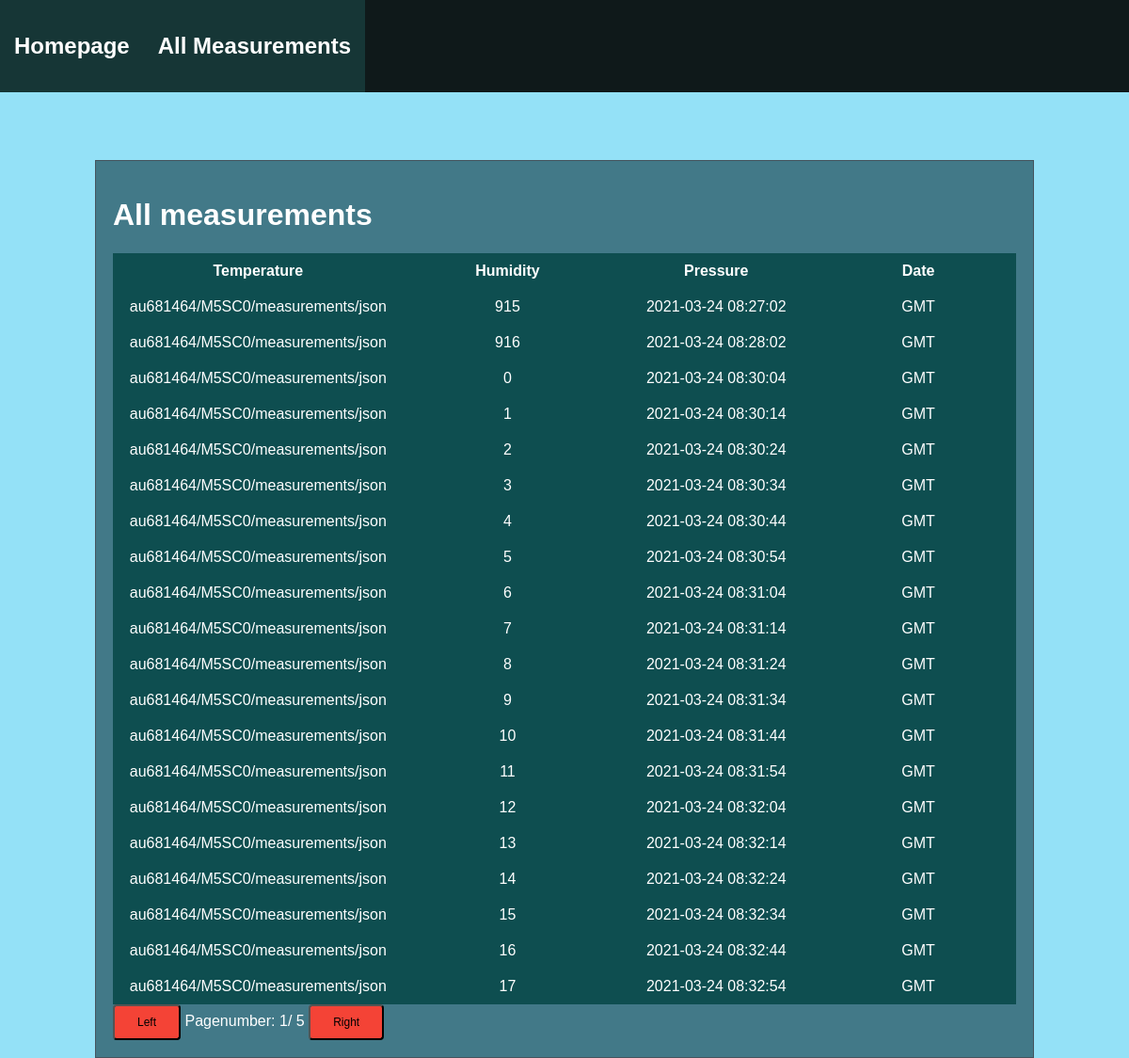
The app's page /measurements, older data.
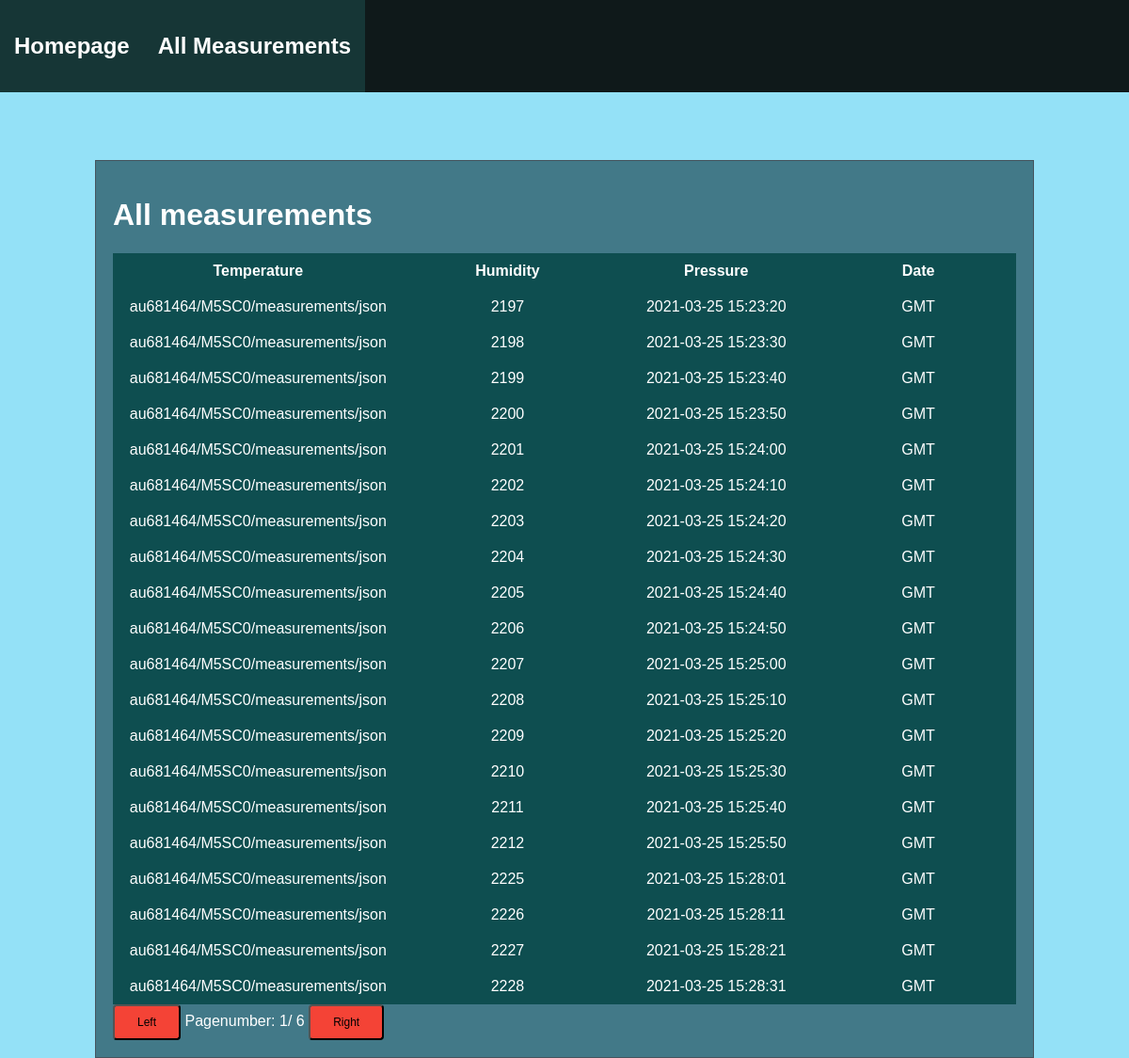
The same page, newer data.
### tables this page shows
CREATE TABLE measurements
(topic TEXT NOT NULL,
 id INTEGER NOT NULL,
 date TIMESTAMP NOT NULL);

### app.py (the view)
@app.route("/measurements")
def measurements():
    return render_template("/html/measurements.html", config=__CONFIG, data=db.get_measurements())

### measurements_db.py (called while the page is built)
def get_measurements():
    with sqlite3.connect(
        __MEASUREMENTS_DB, detect_types=sqlite3.PARSE_DECLTYPES | sqlite3.PARSE_COLNAMES
        ) as conn:
        cur = conn.cursor()
        cur.execute("SELECT * FROM measurements ORDER BY date ASC")
        return cur.fetchall()

### templates/html/measurements.html (shortened to what this page needs)
<!DOCTYPE html>
    {% extends "/html/layout.html" %}
    {% set active_page = "measurements" %}
    {% block content %}
        <h1>All measurements</h1>
            <table>
                    <tr>
                        <th>Temperature</th>
                        <th>Humidity</th>
                        <th>Pressure</th>
                        <th>Date</th>
                    </tr>
                <tbody id="messages">
                {% for n in data[0:20] %}
                    <tr>
                        <td> {{n[0]}} </td>
                        <td> {{n[1]}} </td>
                        <td> {{n[2]}} </td>
                        <td> {{n[3]}} GMT </td>
                    </tr>
                {% endfor %}
                </tbody>
            </table>
            <button id="left"> Left </button>
            <div id="pagenum">Pagenumber: 1/ {{((data|length)/20)|round()|int }}</div>
            <button id="right"> Right </button>
{% endblock content %}

### templates/html/layout.html (shortened to what this page needs)
<!DOCTYPE html>
<html>
    <head>
    <link rel="stylesheet" href="{{config['prefix']}}/static/style/main.css">
    </head>
    <body>
        <nav>
            {% set menu_bar = [
                ('./home', 'home', 'Homepage'),
                ('./measurements', 'measurements', 'All Measurements'),
            ] -%}
            {% set active_page = active_page|default('home') -%}
            <ul>
                {% for href, id, caption in menu_bar %}
                <li><a {% if id == active_page %} class="active" {% endif %} href="{{ href|e }}"><h2>{{ caption|e }}</h2></a></li>
                {% endfor %}
            </ul>
        </nav>
        <main>
            {% block content %}{% endblock %}
        </main>
    </body>
</html>

### static/style/main.css (style rules this page uses)
body { margin: 0; background-color: #92e1f7f8; height:100vh; width: 100%; display: flex; font-family: sans-serif; margin-top: 100px; align-items: center; }
nav ul { background-color: rgb(15, 25, 26); list-style-type: none; margin: 0; padding: 0; top: 0; left: 0; overflow: hidden; position: fixed; width: 100%; }
nav ul li { float: left; }
nav ul li a { display: block; color: white; text-decoration: none; text-align: center; padding: 15px 15px; }
nav ul .active { background-color: rgb(22, 54, 54); }
main { display: inline-block; color: white; width: 80%; height:fit-content; margin: auto; margin-top: 70px; background-color: #407785f8; padding: 18px; border: 1px solid rgb(69, 84, 94); }
table { border-collapse: collapse; }
td, th { padding: 0.5rem; width: 300px; background-color:none; padding: 10px; margin: 10px 10px; background-color: rgb(14, 78, 80); color: white; text-align: center; }
div[id="pagenum"] { display: inline-block; }
button { display:inline-block; background-color: #f44336; border-radius: 4px; padding: 10px 24px; font-size: 12px; }

Row changes from the older to the newer data that the page shows:
changed measurements (number 1 of 20 on the later page): id "915" → "2197"; date "2021-03-24 08:27:02" → "2021-03-25 15:23:20"
changed measurements (number 2 of 20 on the later page): id "916" → "2198"; date "2021-03-24 08:28:02" → "2021-03-25 15:23:30"
changed measurements (number 3 of 20 on the later page): id "0" → "2199"; date "2021-03-24 08:30:04" → "2021-03-25 15:23:40"
changed measurements (number 4 of 20 on the later page): id "1" → "2200"; date "2021-03-24 08:30:14" → "2021-03-25 15:23:50"
changed measurements (number 5 of 20 on the later page): id "2" → "2201"; date "2021-03-24 08:30:24" → "2021-03-25 15:24:00"
changed measurements (number 6 of 20 on the later page): id "3" → "2202"; date "2021-03-24 08:30:34" → "2021-03-25 15:24:10"
changed measurements (number 7 of 20 on the later page): id "4" → "2203"; date "2021-03-24 08:30:44" → "2021-03-25 15:24:20"
changed measurements (number 8 of 20 on the later page): id "5" → "2204"; date "2021-03-24 08:30:54" → "2021-03-25 15:24:30"
changed measurements (number 9 of 20 on the later page): id "6" → "2205"; date "2021-03-24 08:31:04" → "2021-03-25 15:24:40"
changed measurements (number 10 of 20 on the later page): id "7" → "2206"; date "2021-03-24 08:31:14" → "2021-03-25 15:24:50"
changed measurements (number 11 of 20 on the later page): id "8" → "2207"; date "2021-03-24 08:31:24" → "2021-03-25 15:25:00"
changed measurements (number 12 of 20 on the later page): id "9" → "2208"; date "2021-03-24 08:31:34" → "2021-03-25 15:25:10"
changed measurements (number 13 of 20 on the later page): id "10" → "2209"; date "2021-03-24 08:31:44" → "2021-03-25 15:25:20"
changed measurements (number 14 of 20 on the later page): id "11" → "2210"; date "2021-03-24 08:31:54" → "2021-03-25 15:25:30"
changed measurements (number 15 of 20 on the later page): id "12" → "2211"; date "2021-03-24 08:32:04" → "2021-03-25 15:25:40"
changed measurements (number 16 of 20 on the later page): id "13" → "2212"; date "2021-03-24 08:32:14" → "2021-03-25 15:25:50"
changed measurements (number 17 of 20 on the later page): id "14" → "2225"; date "2021-03-24 08:32:24" → "2021-03-25 15:28:01"
changed measurements (number 18 of 20 on the later page): id "15" → "2226"; date "2021-03-24 08:32:34" → "2021-03-25 15:28:11"
changed measurements (number 19 of 20 on the later page): id "16" → "2227"; date "2021-03-24 08:32:44" → "2021-03-25 15:28:21"
changed measurements (number 20 of 20 on the later page): id "17" → "2228"; date "2021-03-24 08:32:54" → "2021-03-25 15:28:31"
Text that changed along with them:
{{ ((data|length)/20)|round()|int }}: "5" → "6"
